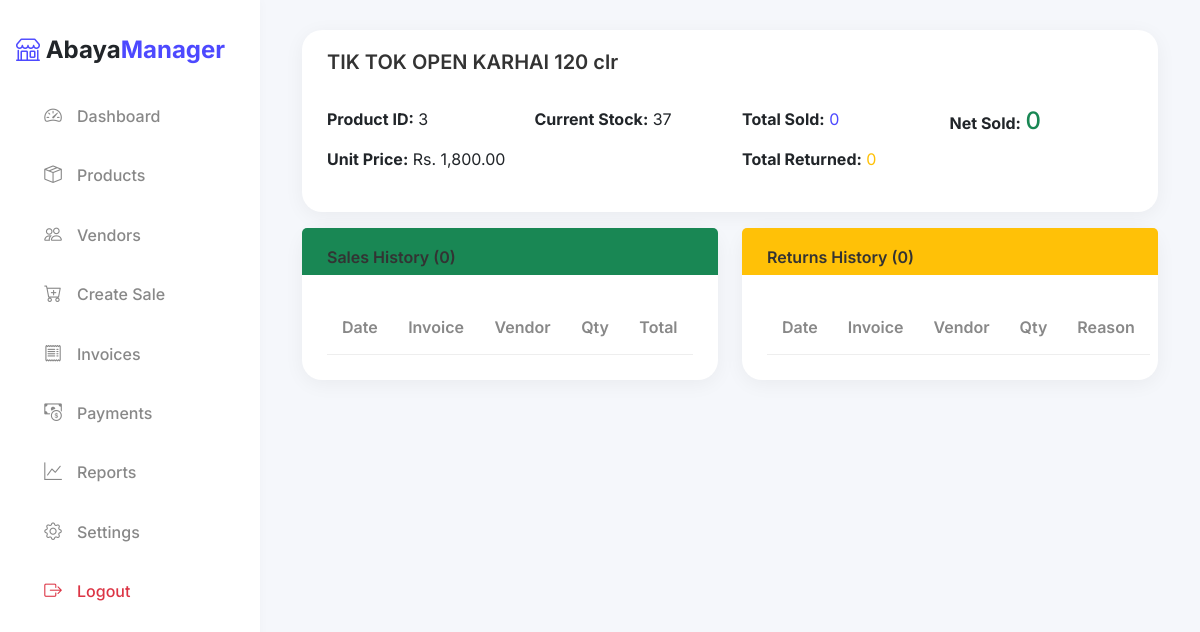
Page /product-details.php?id=3 (signed in) on the committed database.
### tables this page shows
CREATE TABLE Products (
            ProductID TEXT PRIMARY KEY,
            ProductName TEXT NOT NULL,
            UnitPrice REAL DEFAULT 0,
            StockQuantity INTEGER DEFAULT 0
        );

### includes/config.php (called while the page is built, shortened)
<?php
function formatCurrency($amount) {
    return 'Rs. ' . number_format($amount, 2);
}
?>

### product-details.php (the view, shortened to what this page needs)
<?php
require_once 'includes/config.php';
$db = getDB();
$productId = $_GET['id'] ?? '';
$product = $db->prepare('SELECT * FROM Products WHERE ProductID = ?');
$product->execute([$productId]);
$product = $product->fetch();
$sales = $db->prepare('
    SELECT i.InvoiceID, i.InvoiceDate, v.Name as VendorName,
           il.Quantity, il.UnitPrice, il.TotalPrice
    FROM InvoiceLines il
    JOIN Invoices i ON il.InvoiceID = i.InvoiceID
    LEFT JOIN Vendors v ON i.VendorID = v.VendorID
    WHERE il.ProductID = ?
    ORDER BY i.InvoiceDate DESC
');
$sales->execute([$productId]);
$sales = $sales->fetchAll();
$returns = $db->prepare('
    SELECT r.ReturnID, r.ReturnDate, i.InvoiceID, v.Name as VendorName,
           r.Quantity, r.UnitPrice, r.TotalPrice, r.Reason
    FROM Returns r
    JOIN Invoices i ON r.InvoiceID = i.InvoiceID
    LEFT JOIN Vendors v ON i.VendorID = v.VendorID
    WHERE r.ProductID = ?
    ORDER BY r.ReturnDate DESC
');
$returns->execute([$productId]);
$returns = $returns->fetchAll();
$totalSold = array_sum(array_column($sales, 'Quantity'));
$totalReturned = array_sum(array_column($returns, 'Quantity'));
$netSold = $totalSold - $totalReturned;
include 'includes/header.php';
?>
<div class="card mb-3">
    <div class="card-header">
        <h5><?= htmlspecialchars($product['ProductName']) ?></h5>
    </div>
    <div class="card-body">
        <div class="row">
            <div class="col-md-3">
                <p><strong>Product ID:</strong> <?= htmlspecialchars($product['ProductID']) ?></p>
                <p><strong>Unit Price:</strong> <?= formatCurrency($product['UnitPrice']) ?></p>
            </div>
            <div class="col-md-3">
                <p><strong>Current Stock:</strong> <?= $product['StockQuantity'] ?></p>
            </div>
            <div class="col-md-3">
                <p><strong>Total Sold:</strong> <span class="text-primary"><?= $totalSold ?></span></p>
                <p><strong>Total Returned:</strong> <span class="text-warning"><?= $totalReturned ?></span></p>
            </div>
            <div class="col-md-3">
                <p><strong>Net Sold:</strong> <span class="text-success h4"><?= $netSold ?></span></p>
            </div>
        </div>
    </div>
</div>
<div class="row">
    <div class="col-md-6">
        <div class="card">
            <div class="card-header bg-success text-white">
                <h6>Sales History (<?= count($sales) ?>)</h6>
            </div>
            <div class="card-body">
                <table class="table table-sm">
                    <thead>
                        <tr>
                            <th>Date</th>
                            <th>Invoice</th>
                            <th>Vendor</th>
                            <th>Qty</th>
                            <th>Total</th>
                        </tr>
                    </thead>
                </table>
            </div>
        </div>
    </div>
    <div class="col-md-6">
        <div class="card">
            <div class="card-header bg-warning">
                <h6>Returns History (<?= count($returns) ?>)</h6>
            </div>
            <div class="card-body">
                <table class="table table-sm">
                    <thead>
                        <tr>
                            <th>Date</th>
                            <th>Invoice</th>
                            <th>Vendor</th>
                            <th>Qty</th>
                            <th>Reason</th>
                        </tr>
                    </thead>
                </table>
            </div>
        </div>
    </div>
</div>
<?php include 'includes/footer.php'; ?>

### assets/css/style.css (style rules this page uses)
:root { --primary-color: #4D49FF; --secondary-color: #A78BFA; --success-color: #2ECC71; --warning-color: #F1C40F; --danger-color: #E74C3C; --dark-color: #333333; --light-text: #888888; --bg-color: #F5F7FB; --card-bg: #FFFFFF; --sidebar-width: 260px; --border-radius: 20px; --card-shadow: 0 4px 20px rgba(0, 0, 0, 0.05); }
body { margin: 0; padding: 0; font-family: 'Inter', sans-serif; background-color: var(--bg-color); color: var(--dark-color); }
h1, h2, h3, h4, h5, h6 { font-weight: 600; color: var(--dark-color); }
.card { background-color: var(--card-bg); border: none; border-radius: var(--border-radius); box-shadow: var(--card-shadow); margin-bottom: 24px; transition: transform 0.3s ease, box-shadow 0.3s ease; }
.card-header { background-color: transparent; border-bottom: none; padding: 20px 25px 0; }
.card-body { padding: 25px; }
.table { margin-bottom: 0; }
.table th { font-weight: 600; color: var(--light-text); border-bottom: 1px solid #eee; padding: 15px; }
.text-primary { color: var(--primary-color) !important; }

### rows in the picture
products: ProductName "TIK TOK OPEN KARHAI 120 clr", ProductID "3", UnitPrice "Rs. 1,800.00", StockQuantity "37"

### other values in the picture
$totalSold "0"
$totalReturned "0"
$netSold "0"
count($sales) "0"
count($returns) "0"
